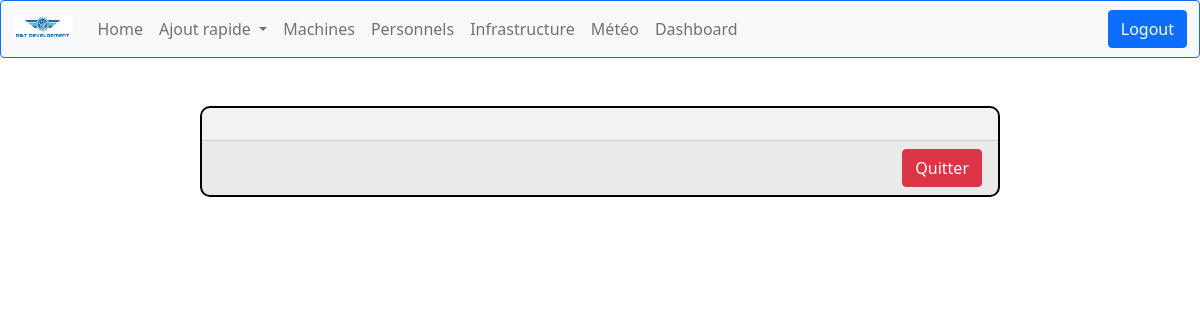
Before: /computerApp/dashboard/ (signed in) with the older database file.
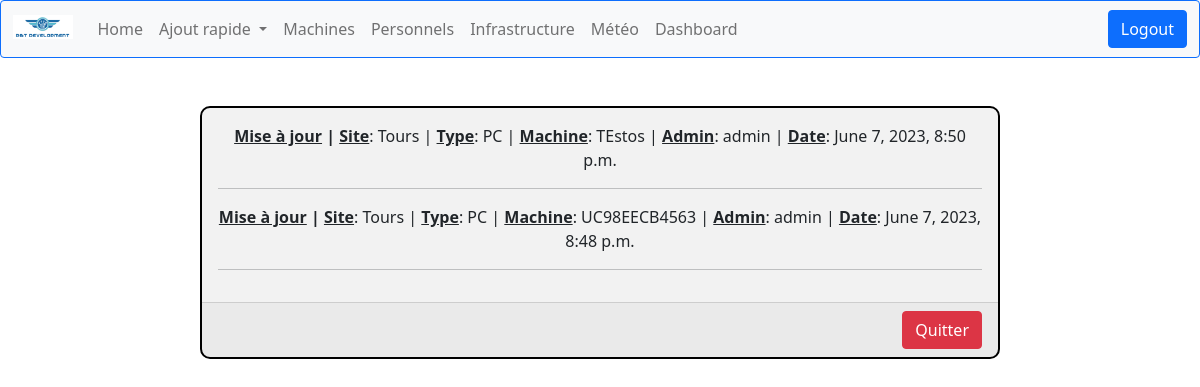
After: the same page with the newer database file.
### computerApp/models.py (models this page shows, shortened)
class MachineUpdate(models.Model):
    machine = models.ForeignKey('Machine', on_delete=models.CASCADE)
    admin = models.ForeignKey(User, on_delete=models.CASCADE)
    update_date = models.DateTimeField(auto_now_add=True)

class Machine(models.Model):
    TYPE = (
        ('PC', 'Windows'),
        ('Mac', 'MacOS'),
        ('Serveur', 'Serveur'),
        ('Switch', 'Switch'),
    )
    id = models.AutoField(primary_key=True, editable=False)
    nom = models.CharField(max_length=30)
    creation_date = models.DateTimeField(auto_now_add=True)
    maintenance_date = models.DateTimeField(null=True, blank=True)
    mach = models.CharField(max_length=32, choices=TYPE, default='PC')
    address_ip = models.GenericIPAddressField(
        protocol='IPv4',
        validators=[
            RegexValidator(
                regex=r'^(?!0\.0\.0\.0$)'
            ),
            validate_ipv4_address
        ],
        unique=True,
        default='0.0.0.0'
    )
    SITE = (
        ('Tours', 'Tours'),
        ('Paris', 'Paris')
    )
    site = models.CharField(max_length=10, choices=SITE, default='Paris')
    personnel = models.OneToOneField('Personnel', on_delete=models.SET_NULL, null=True, blank=True,
                                     related_name='machine_attitre')
    administrateur = models.ForeignKey(
        'Personnel',
        on_delete=models.SET_NULL,
        null=True,
        blank=True,
        related_name='administrateur_machines',
        limit_choices_to=Q(role='Administrateur') & Q(site=models.F('site'))
    )

### computerApp/views.py (the view)
# urls.py: path('dashboard/', views.dashboard_view, name='dashboard')
@login_required
def dashboard_view(request):
    machine_updates = MachineUpdate.objects.all().order_by('-update_date')
    return render(request, 'computerApp/dashboard.html', {'machine_updates': machine_updates})

### computerApp/templates/computerApp/dashboard.html
{% extends 'index.html' %}
{% block content %}
<div class="container">
  <div class="row justify-content-center">
    <div class="col-md-9">
      <div class="card text-center mx-auto mt-5" style="max-width: 800px; border: 2px solid black; border-radius: 10px; background-color: #f2f2f2;">
        <div class="card-body">
          {% for update in machine_updates %}
            <p class="card-text"><strong><u>Mise à jour</u> | <u>Site</u></strong>: {{ update.machine.site }} | <strong><u>Type</u></strong>: {{ update.machine.mach }} | <strong><u>Machine</u></strong>: {{ update.machine.nom }} | <strong><u>Admin</u></strong>: {{ update.admin.username }} | <strong><u>Date</u></strong>: {{ update.update_date }}</p>
            {% if not loop.last %}
              <hr class="nav-border">
            {% endif %}
          {% endfor %}
        </div>
        <div class="card-footer text-end">
          <a href="{% url 'machines' %}" class="btn btn-danger">Quitter</a>
        </div>
      </div>
    </div>
  </div>
</div>
{% endblock %}

Changed rows visible on the page:
added MachineUpdate: machine.site "Tours", machine.mach "PC", machine.nom "TEstos", admin.username "admin", update_date "June 7, 2023, 8:50 p.m."
added MachineUpdate: machine.site "Tours", machine.mach "PC", machine.nom "UC98EECB4563", admin.username "admin", update_date "June 7, 2023, 8:48 p.m."
